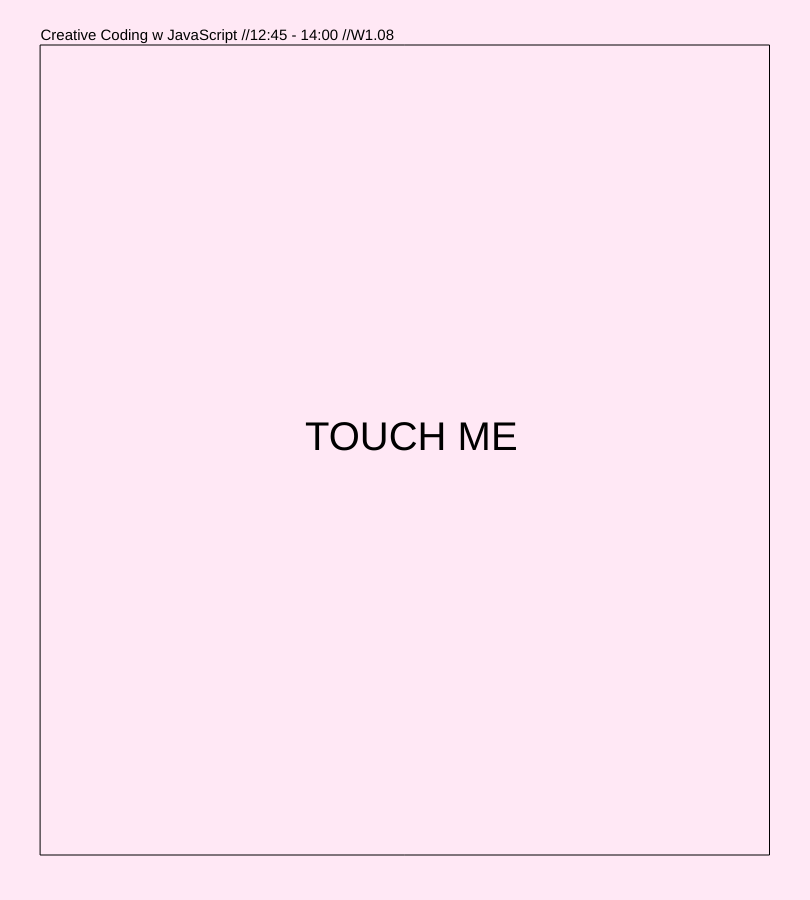
Frame 1 (no input)
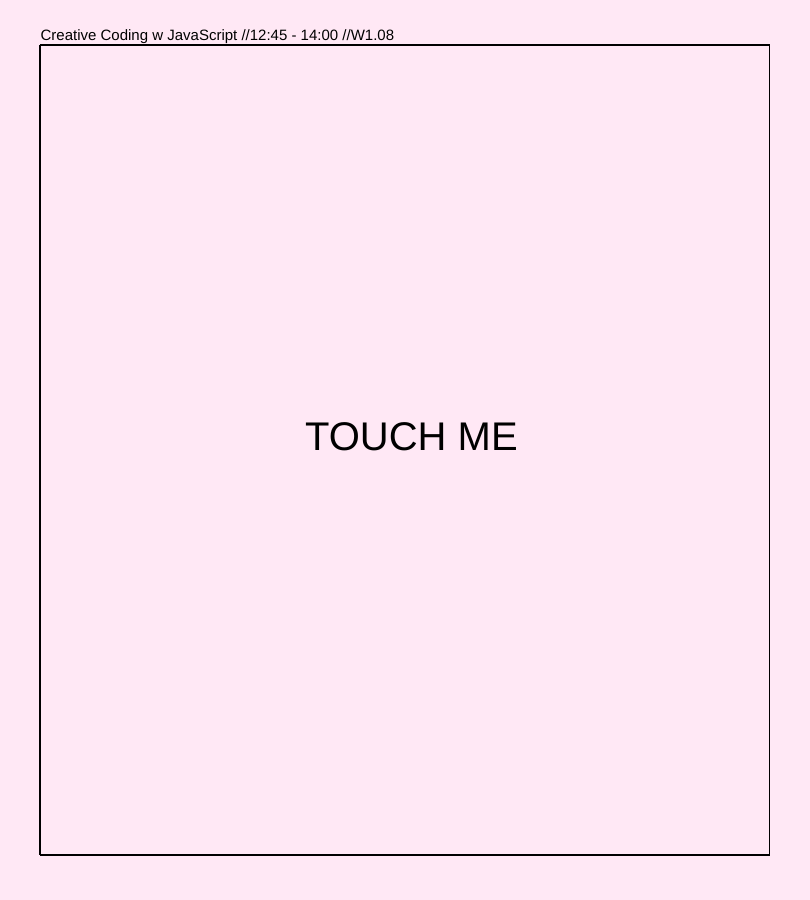
Frame 60 (no input)
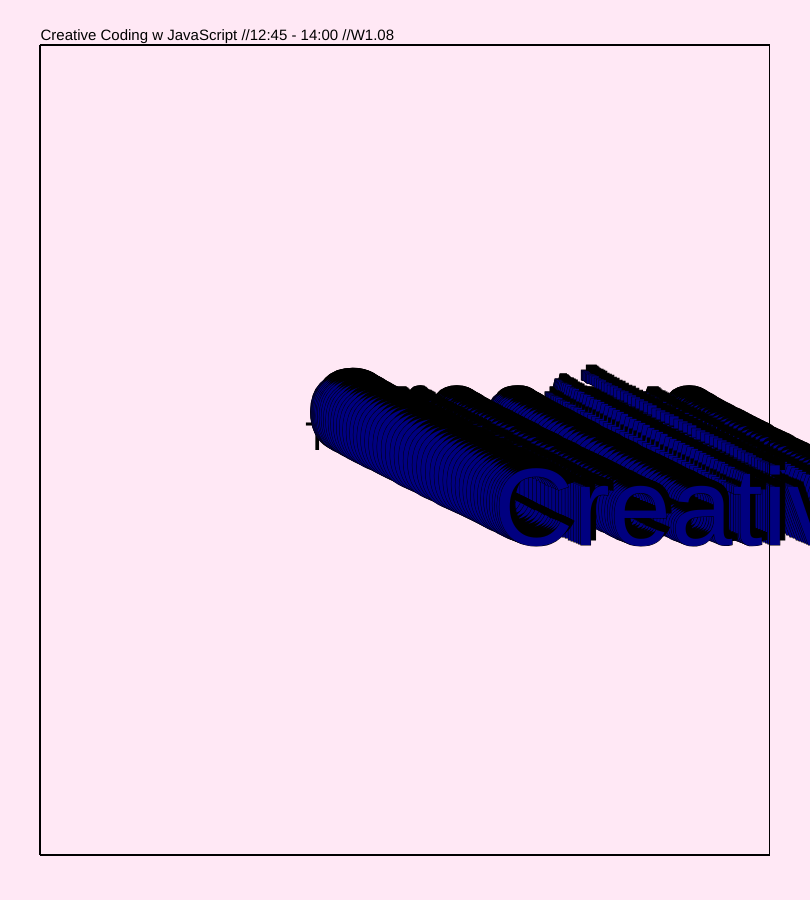
Frame 120 (the mouse pressed at the canvas centre since frame 60)

The p5.js sketch that drew these frames (run headless with seeded random() and noise() and a simulated clock; from frame 60 on, the mouse is pressed at the canvas centre):

// p5.js sketch
// ── sketch.js
let myFont;
//let pg;
let mV = 0;
let mH = 0;

let inc = 1;
let x = 0;
let y = 0;
let xspeed = 3;
let yspeed = 6;

let movers = [];
let img;

let timer = 3;
let counter = 0;
let t;
let tw;

let headings = ['Creative', 'Coding', 'Workshop', 'JavaScript', 'dinsdag', '12:45 - 14:00', 'W1.08']; //ARRAY OF 7 (0 - 6)

let c1 = '#53a4f5';
let c2 = '#faa7e5';

let colors = ['navy', '#FFF89A', '#FFB2A6', '#FF8AAE', '#5902EC', '#F806CC', '#6EDCD9'];



function setup() {
  createCanvas(810, 900);
  background('#ffe8f5');

  noStroke();
  fill(0);
  textSize(15);
  text('Creative Coding w JavaScript //12:45 - 14:00 //W1.08', 40.5, 40);
  
  textSize(40);
  text('TOUCH ME', width/2 - 100, height/2);
  
}

function draw() {
  
  //background('#ffe8f5');


  for (let i = 0; i < movers.length; i++) {
    movers[i].update();
    movers[i].bounce();
    movers[i].display();

  }

  // noCursor();
  // fill(255, 0, 0);
  // noStroke();
  // ellipse(mouseX, mouseY, 30);

  noFill();
  stroke(0);
rect(40.5, 45, width - 81, height-90);




}


class Mover{
  constructor(t, x, y, c){
  this.x = x;  
  this.y = y;
  this.loc = new p5.Vector(x, y);
  this.velocity = new p5.Vector(0, 0);
  this.topspeed = 20;
  this.wind = new p5.Vector(random(-0.5, 0.5), 0);
  this.mouse;
  this.dir;
  this.windDir;
  this.acceleration;
  this.size = 110;
  this.t = t;
  this.c = c;
 
  }

  update(){
    
    this.dir = new p5.Vector(0, 0.1);

    this.acceleration = this.dir;

    this.velocity.add(this.acceleration);
    this.velocity.limit(this.topspeed);
    this.loc.add(this.velocity);
    

    this.mouse = new p5.Vector(mouseX, mouseY);
    this.windDir = p5.Vector.sub(this.mouse, this.loc);

    if (mouseIsPressed){
      this.windDir.mult(0.002);
      this.velocity.add(this.windDir);
      


    }


    
  }

  display(){
    stroke(0);
    fill(175);

    push();
    fill(0);
    textSize(this.size);
    text(this.t, this.loc.x + 5, this.loc.y - 5);
    textSize(this.size);
    fill(this.c);
    text(this.t, this.loc.x, this.loc.y);
    tw = textWidth(headings[counter]);
    pop();
    

  }

  bounce(){

    if (this.loc.y > 900 - 45 || this.loc.y < 0 + 130){
      this.velocity.y = this.velocity.y * -1;
    }

    if (this.loc.x > 860.5 || this.loc.x < 0 + 40.5){
      this.velocity.x = this.velocity.x * -1;
    } 
  }





  }
  
function mousePressed(){

  let m = new Mover(headings[counter], mouseX -100, mouseY, colors[counter]);
  movers.push(m);
  counter++;

  if (counter >= 8){
    counter = 0;
    movers.splice(0,8)
    background('#ffe8f5');

    noStroke();
  fill(0);
  textSize(15);
  text('Creative Coding w JavaScript //12:45 - 14:00 //W1.08', 40.5, 40);

  textSize(40);
  text('TOUCH ME', width/2 - 100, height/2);
  }

  print(colors[counter]);



}
